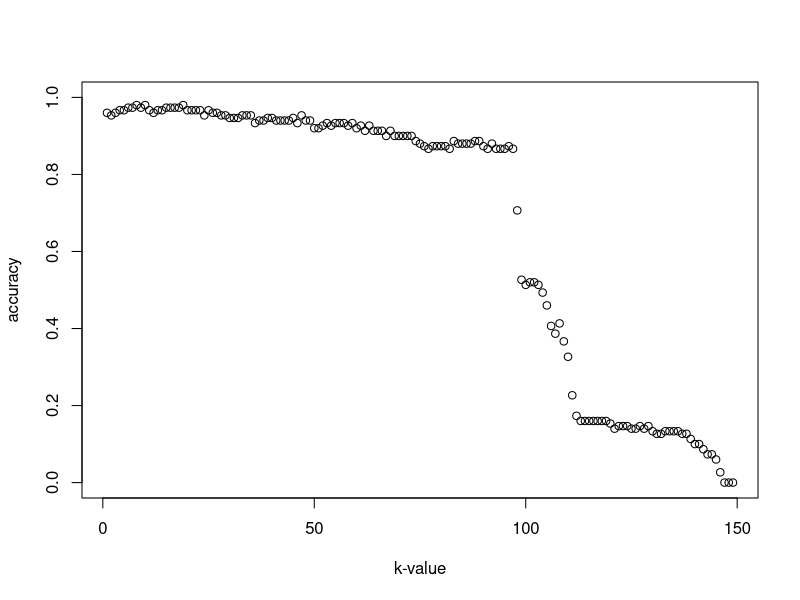

Recreate this plot in R.
#assignment
#to do

#iris data를 독립변수와 종속변수(목표변수)로 나눈다.
library(class)
iris.target = iris$Species
iris.indep = iris[,1:4]

#iris 데이터 들을 섞어준다.
#딱히 섞어줄 필요는 없지만 자료의 형태를 다르게 하기 위해서 적용하였다.
set.seed(100);
iris.idn = sample(seq_len(nrow(iris)), nrow(iris))
iris.targetVar = iris.target[iris.idn]
iris.indepVar = iris.indep[iris.idn, ]

#각 k값마다 knn.cv를 적용해서 정확도를 구한다.
accu = c()
max.accu = 0
max.k = 0
for(i in c(1:149)) {
  iris.fit.cv = knn.cv(iris.indepVar, iris.targetVar, k=i)
  accu[i] = (sum(iris.targetVar==iris.fit.cv))/length(iris.targetVar)
  if(max.accu < accu[i]) {
    max.k = i
    max.accu = accu[i]
  }
}

#정확도를 비교해보기 위해 plot으로 그려본다.
plot(1:149, accu, xlab="k-value", ylab="accuracy", ylim=c(0, 1), xlim=c(1, 149))
max.k
max.accu